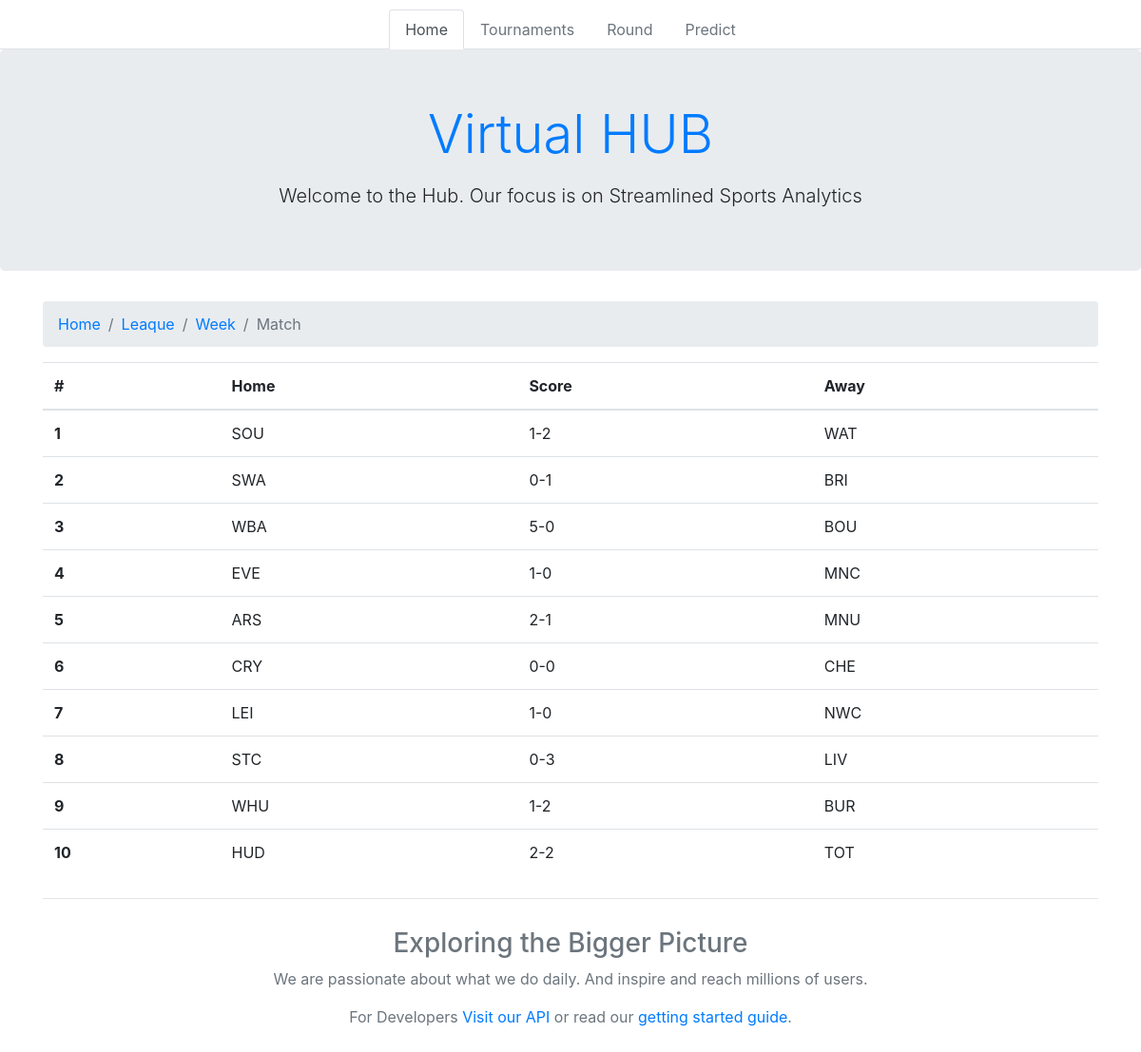
Page /match_detail/1/ on the committed database.
### portal/models.py (models this page shows, shortened)
class Match(models.Model):
    match_id = models.CharField(max_length=20)
    home = models.CharField(max_length=20)
    score = models.CharField(max_length=20)
    away = models.CharField(max_length=20)
    week = models.ForeignKey('Week')
    class Meta:
        ordering = ['id']

### portal/views.py (the view)
# urls.py: url(r'^match_detail/(?P<pk>\d+)/$',	views.match_detail,	name='match_detail'),
def match_detail(request, pk):
    m = Match.objects.filter(week__id=pk)
    return render(request, 'portal/match_detail.html', {'m': m})

### portal/templates/portal/match_detail.html
{% extends "portal/space.html" %}
{% block content %}
<nav aria-label="breadcrumb">
<ol class="breadcrumb">
  <li class="breadcrumb-item"><a href="{% url 'base' %}">Home</a></li>
  <li class="breadcrumb-item"><a href="#">Leaque</a></li>
  <li class="breadcrumb-item"><a href="#">Week</a></li>
  <li class="breadcrumb-item active" aria-current="page">Match</li>
</ol>
</nav>
<table class="table table-hover">
  <thead>
    <tr>
      <th scope="col">#</th>
      <th scope="col">Home</th>
      <th scope="col">Score</th>
      <th scope="col">Away</th>
    </tr>
  </thead>
  <tbody>
    {% for mid in m %}
    <tr>
      <th scope="row">{{ mid.id }}</th>
      <td>{{ mid.home }}</td>
      <td>{{ mid.score }}</td>
      <td>{{ mid.away }}</td>
    </tr>
{% endfor %}
  </tbody>
</table>
{% endblock %}

### rows in the picture
Match: id "1", home "SOU", score "1-2", away "WAT"
Match: id "2", home "SWA", score "0-1", away "BRI"
Match: id "3", home "WBA", score "5-0", away "BOU"
Match: id "4", home "EVE", score "1-0", away "MNC"
Match: id "5", home "ARS", score "2-1", away "MNU"
Match: id "6", home "CRY", score "0-0", away "CHE"
Match: id "7", home "LEI", score "1-0", away "NWC"
Match: id "8", home "STC", score "0-3", away "LIV"
Match: id "9", home "WHU", score "1-2", away "BUR"
Match: id "10", home "HUD", score "2-2", away "TOT"
